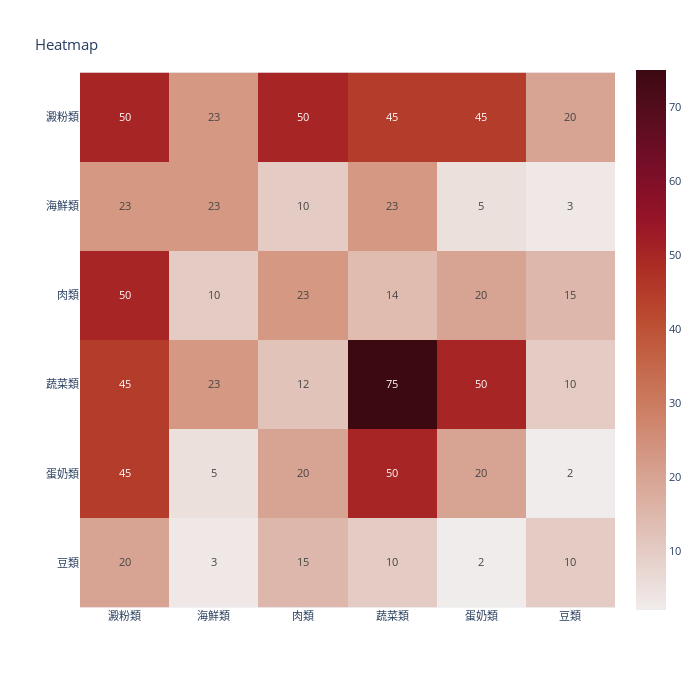

The cell this chart's notebook holds for it:
### Code cell
Demo3 = pd.read_excel('Demo .xlsx',sheet_name = "工作表3")
fig6 = px.imshow(Demo3.iloc[:,1:].to_numpy(), text_auto=True, x=Demo3.columns.tolist()[1:], y=Demo3.columns.tolist()[1:],color_continuous_scale=px.colors.sequential.amp)
fig6.update_layout(title_text="<b> </b><br>Heatmap", font_size=11,width=700,height=700) #, margin=dict(t=210,l=90,b=20,r=30)
#, margin=dict(t=150,l=10,b=50,r=15)
fig6.show()

### Figure 1 — Plotly figure (JSON) as saved in the notebook; plotly's stock layout.template omitted (floating-point values rounded to 4 significant figures)
{"data": [{"coloraxis": "coloraxis", "hovertemplate": "x: %{x}<br>y: %{y}<br>color: %{z}<extra></extra>", "name": "0", "texttemplate": "%{z}", "type": "heatmap", "x": ["澱粉類", "海鮮類", "肉類", "蔬菜類", "蛋奶類", "豆類"], "xaxis": "x", "y": ["澱粉類", "海鮮類", "肉類", "蔬菜類", "蛋奶類", "豆類"], "yaxis": "y", "z": [[50, 23, 50, 45, 45, 20], [23, 23, 10, 23, 5, 3], [50, 10, 23, 14, 20, 15], [45, 23, 12, 75, 50, 10], [45, 5, 20, 50, 20, 2], [20, 3, 15, 10, 2, 10]]}], "layout": {"coloraxis": {"colorscale": [[0, "rgb(241, 236, 236)"], [0.09091, "rgb(230, 209, 203)"], [0.1818, "rgb(221, 182, 170)"], [0.2727, "rgb(213, 156, 137)"], [0.3636, "rgb(205, 129, 103)"], [0.4545, "rgb(196, 102, 73)"], [0.5455, "rgb(186, 74, 47)"], [0.6364, "rgb(172, 44, 36)"], [0.7273, "rgb(149, 19, 39)"], [0.8182, "rgb(120, 14, 40)"], [0.9091, "rgb(89, 13, 31)"], [1, "rgb(60, 9, 17)"]]}, "font": {"size": 11}, "height": 700, "margin": {"t": 60}, "title": {"text": "<b> </b><br>Heatmap"}, "width": 700, "xaxis": {"anchor": "y", "constrain": "domain", "domain": [0, 1], "scaleanchor": "y"}, "yaxis": {"anchor": "x", "autorange": "reversed", "constrain": "domain", "domain": [0, 1]}}}
